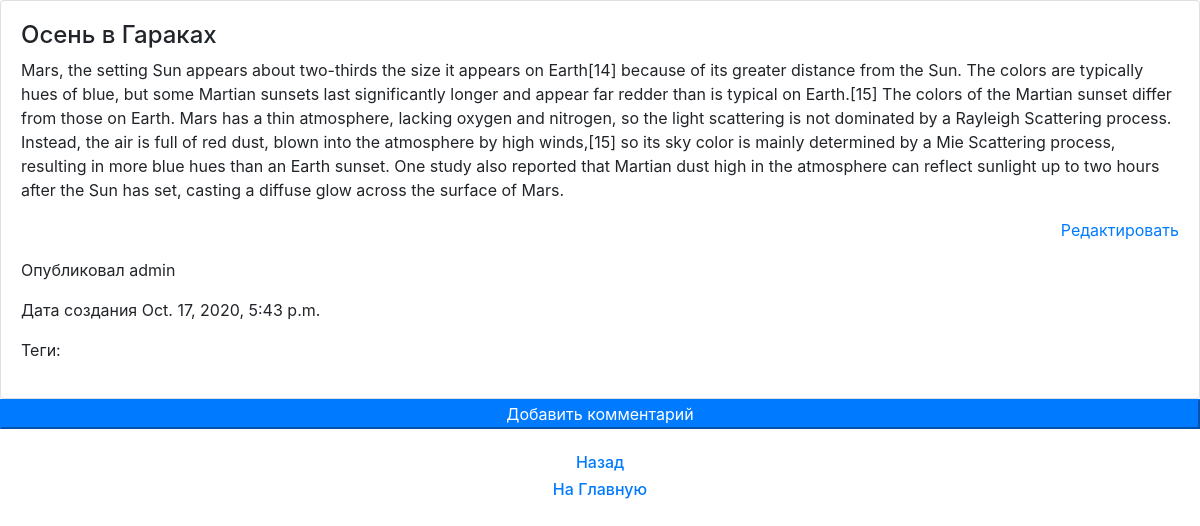
Page /news/85/ on the committed database.
### app_users/models.py (models this page shows, shortened)
class News(models.Model):
    user = models.ForeignKey(User, max_length=100, on_delete=models.CASCADE, null=True, blank=True)
    metatag = models.ManyToManyField(Metatag, max_length=21, null=True, blank=True)
    title = models.CharField(max_length=150, verbose_name='название')
    description = models.TextField(verbose_name='содержание')
    create_at = models.DateTimeField(auto_now_add=True, verbose_name='дата создания')
    update_at = models.DateTimeField(auto_now=True, verbose_name='дата редактирования')
    status = models.BooleanField(verbose_name='активен', default=False)
    class Meta:
        verbose_name_plural = "News"

### app_users/views.py (the view)
# urls.py: path('<int:pk>/', NewsDetail.as_view(), name='news_detail'),
class NewsDetail(DetailView):
    model = News
    def get_context_data(self, **kwargs):
        context = super(NewsDetail, self).get_context_data(**kwargs)
        select_news = News.objects.get(id=self.kwargs['pk'])
        context['comment_list'] = Comment.objects.filter(news=select_news)
        return context

### app_users/templates/app_users/news_detail.html (shortened to what this page needs)
<!DOCTYPE html>
<html lang="en">
<head>
    <link rel="stylesheet" href="https://maxcdn.bootstrapcdn.com/bootstrap/4.0.0/css/bootstrap.min.css">
</head>
<body>
    <div class="card">
        <div class="card-body">
            <h4>{{ object.title }}</h4>
            <p>{{ object.description }}</p>
             <p align="right">
                <a href="{% url  'edit_news' object.id %}"> Редактировать </a>
            </p>
            <p>Опубликовал {{ object.user }}</p>
            <p>Дата создания {{ object.create_at}}</p>
            <p>Теги:  {{ object.metatag1}} {{ object.metatag2}} {{ object.metatag3}}</p>
        </div>
    </div>
    <form action="add_comment">
        <button class="btn-primary btn-block">Добавить комментарий</button>
    </form>
    <br>
    <a href="/news" align="center">
       <h6>Назад</h6>
    </a>
    <a href="/" align="center">
       <h6>На Главную</h6>
    </a>
</body>
</html>

### rows in the picture
News: title "Осень в Гараках", description "Mars, the setting Sun appears about two-thirds the size it appears on Earth[14] because of its greater distance from the Sun. The colors are typically hues of blue, but some Martian sunsets last significantly longer and appear far redder than is typical on Earth.[15] The colors of the Martian sunset differ from those on Earth. Mars has a thin atmosphere, lacking oxygen and nitrogen, so the light scattering is not dominated by a Rayleigh Scattering process. Instead, the air is full of red dust, blown into the atmosphere by high winds,[15] so its sky color is mainly determined by a Mie Scattering process, resulting in more blue hues than an Earth sunset. One study also reported that Martian…", user "admin", create_at "Oct. 17, 2020, 5:43 p.m."
